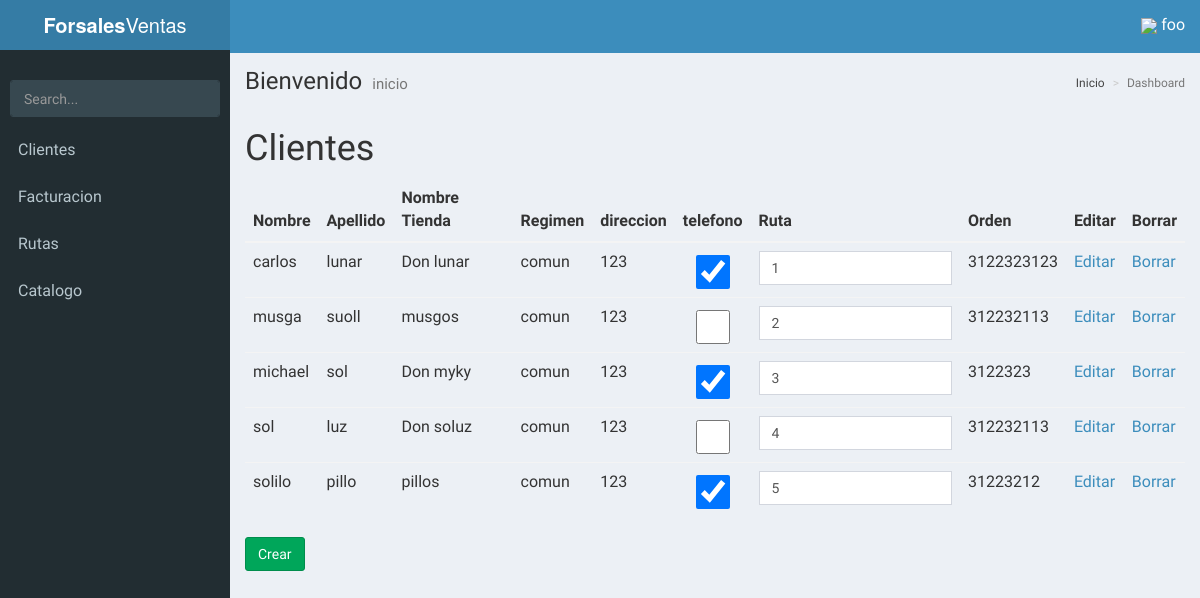
Page /clientes/ (signed in) on the committed database.
### base/models.py (models this page shows, shortened)
class cliente(models.Model):
	class Meta:
		ordering = ['orden_ruta']
	"""docstring for cliente"""
	nombre = models.CharField(max_length=10)
	apellido = models.CharField(max_length=10)
	nombre_tienda = models.CharField(max_length=10)
	regimen = models.CharField(max_length=10)
	direccion = models.CharField(max_length=10)
	telefono = models.CharField(max_length=10)
	orden_ruta = models.IntegerField()
	pos_x = models.CharField(max_length=50)
	pos_y = models.CharField(max_length=50)
	ruta_activa = models.CharField(max_length=1,default=1)

### base/views.py (the view)
# urls.py: url(r'^clientes/$', ListarCliente, name="listar_clientes"),
@login_required
def ListarCliente(request,):
	ruta_limpiada = os.environ.get('CLEAR')
	print(ruta_limpiada)
	clientes = cliente.objects.all()
	return render(request,'clientes/listar.html',{'object_list':clientes})

### base/templates/clientes/listar.html (shortened to what this page needs)
{% extends 'AdminLTE/index.html' %}
{% block content %}
	<h1>Clientes</h1>
	<table class="table">
		<thead>
			<tr>
				<th>Nombre</th>
				<th>Apellido</th>
				<th>Nombre Tienda</th>
				<th>Regimen</th>
				<th>direccion</th>
				<th>telefono</th>
				<th>Ruta</th>
				<th>Orden</th>
				<th>Editar</th>
				<th>Borrar</th>
			</tr>
		</thead>
		<tbody>
			{% for cliente in object_list %}
				<tr>
					<td>{{ cliente.nombre }}</td>
					<td>{{ cliente.apellido }}</td>
					<td>{{ cliente.nombre_tienda }}</td>
					<td>{{ cliente.regimen }}</td>
					<td>{{ cliente.direccion }}</td>
					<td>
						<input
							type="checkbox"
							data-cliente="{{cliente.id}}"
							{% if cliente.ruta_activa == '1' %}
								checked
							{% endif %}
							onclick="toggleStatus(event)"
						/>
					</td>
					<td>
						<input type="number" data-cliente="{{cliente.id}}" value="{{cliente.orden_ruta}}" onchange="setOrdenRuta(event)" />
					</td>
					<td>{{ cliente.telefono }}</td>
					<td><a href="{% url 'actualizar_cliente' cliente.pk %}">Editar</a></td>
					<td><a href="{% url 'borrar_cliente' cliente.pk %}">Borrar</a></td>
				</tr>
			{% empty %}
				<tr>
					<td>Sin cliente</td>
				</tr>
			{% endfor %}
		</tbody>
	</table>
	<a class="btn btn-success" href="{% url 'crear_cliente' %}">Crear</a>
{% endblock content %}

### base/templates/AdminLTE/index.html (shortened to what this page needs)
{% load static %}
<!DOCTYPE html>
<html>
<head>
<link rel="stylesheet" href="https://unpkg.com/bootstrap-material-design@4.0.0-beta.3/dist/css/bootstrap-material-design.min.css"
>
  <link rel="stylesheet" href="{% static 'css/AdminLTE/bootstrap/css/bootstrap.min.css' %}">
  <link rel="stylesheet" href="{% static 'css/AdminLTE/AdminLTE.min.css' %}">
  <link rel="stylesheet" href="{% static 'css/AdminLTE/skins/_all-skins.min.css' %}">
  <link rel="stylesheet" href="{% static 'css/AdminLTE/plugins/iCheck/flat/blue.css' %}">
  <link rel="stylesheet" href="{% static 'css/AdminLTE/plugins/morris/morris.css' %}">
  <link rel="stylesheet" href="{% static 'css/AdminLTE/plugins/jvectormap/jquery-jvectormap-1.2.2.css' %}">
  <link rel="stylesheet" href="{% static 'css/AdminLTE/plugins/datepicker/datepicker3.css' %}">
  <link rel="stylesheet" href="{% static 'css/AdminLTE/plugins/daterangepicker/daterangepicker.css' %}">
  <link rel="stylesheet" href="{% static 'css/AdminLTE/plugins/bootstrap-wysihtml5/bootstrap3-wysihtml5.min.css' %}">
</head>
<body class="hold-transition skin-blue sidebar-mini">
<div class="wrapper" id="vue-root">
  <header class="main-header">
    <a href="/" class="logo">
      <span class="logo-lg"><b>Forsales</b>Ventas</span>
    </a>
    <nav class="navbar navbar-static-top">
      <a href="#" class="sidebar-toggle" data-toggle="offcanvas" role="button">
      </a>
      <div class="navbar-custom-menu">
        <ul class="nav navbar-nav">
          <li class="dropdown user user-menu">
            <a href="#" class="dropdown-toggle" data-toggle="dropdown">
             <img style="width: 10%; " src="http://taxipy.com/files/caradibujo.png">
              <span class="hidden-xs">{{ request.user.username }}</span>
            </a>
          </li>
        </ul>
      </div>
    </nav>
  </header>
  <aside class="main-sidebar">
    <section class="sidebar">
      <div class="user-panel">
      </div>
      <form action="#" method="get" class="sidebar-form">
        <div class="input-group">
          <input type="text" name="q" class="form-control" placeholder="Search...">
              <span class="input-group-btn">
                <button type="submit" name="search" id="search-btn" class="btn btn-flat">
                </button>
              </span>
        </div>
      </form>
      <ul class="sidebar-menu">
      {% if request.user.is_superuser %}
        <li class="header">PANEL DE CONTROL</li>
        <li>
          <a href="{% url 'listar_productos' %}">
            <i class="fa fa-shopping-basket" aria-hidden="true"><span>Productos</span></i>
          </a>
        </li>
        <li>
          <a href="{% url 'listar_clientes' %}">
            <i class="fa fa-th"></i> <span>Clientes</span>
          </a>
        </li>
        <li>
          <a href="{% url 'listar_distribuidores' %}">
            <i class="fa fa-th"></i> <span>Distribuidores</span>
          </a>
        </li>
        <li>
          <a href="{% url 'listar_proveedores' %}">
            <i class="fa fa-th"></i> <span>Proveedores</span>
          </a>
        </li>
        <li class="treeview">
          <a href="#">
            <i class="fa fa-dashboard"></i> <span>Facturacion</span>
            <span class="pull-right-container">
              <i class="fa fa-angle-left pull-right"></i>
            </span>
          </a>
          <ul class="treeview-menu">
            <li class=""><a href="{% url 'factura' %}"><i class="fa fa-circle-o"></i> Listar</a></li>
          </ul>
           <ul class="treeview-menu">
            <li class=""><a href="{% url 'reportes' %}"><i class="fa fa-circle-o"></i> reportes</a></li>
          </ul>
        </li>
        <li class="treeview">
          <a href="#">
            <i class="fa fa-dashboard"></i> <span>Inventario</span>
            <span class="pull-right-container">
              <i class="fa fa-angle-left pull-right"></i>
            </span>
          </a>
          <ul class="treeview-menu">
            <li class=""><a href="{% url 'movimiento' %}"><i class="fa fa-circle-o"></i> Movimientos</a></li>
          </ul>
        </li>
        <li class="treeview">
          <a href="#">
            <i class="fa fa-dashboard"></i> <span>Catalogo</span>
            <span class="pull-right-container">
              <i class="fa fa-angle-left pull-right"></i>
            </span>
          </a>
          <ul class="treeview-menu">
            <li class=""><a href="{% url 'catalogos' %}"><i class="fa fa-circle-o"></i> Lista</a></li>
          </ul>
        </li>
        <li class="treeview">
          <a href="#">
            <i class="fa fa-dashboard"></i> <span>Rutas</span>
            <span class="pull-right-container">
              <i class="fa fa-angle-left pull-right"></i>
            </span>
          </a>
          <ul class="treeview-menu">
            <li class=""><a href="{% url 'rutas-mapa' %}"><i class="fa fa-circle-o"></i> Rutas</a></li>
          </ul>
        </li>
      {% else %}
        {% if request.user %}
<li>
          <a href="{% url 'listar_clientes' %}">
             <span>Clientes</span>
          </a>
        </li>
          <li class="treeview">
            <a href="#">
               <span>Facturacion</span>
            </a>
          </li>
          <li class="treeview">
            <a href="#">
               <span>Rutas</span>
            </a>
          </li>
        <li class="treeview">
          <a href="#">
             <span>Catalogo</span>
          </a>
        </li>
        {% endif %}
      {% endif %}
      </ul>
    </section>
  </aside>
  <div class="content-wrapper">
    <section class="content-header">
      <h1>
        Bienvenido
        <small>inicio</small>
      </h1>
      <ol class="breadcrumb">
        <li><a href="#"> Inicio</a></li>
        <li class="active">Dashboard</li>
      </ol>
    </section>
    <section class="content">
      {% block content %}
      {% endblock content %}
    </section>
  </div>
</div>
</body>
</html>

### base/templates/AdminLTE/index.html (style rules this page uses)
html, body { font-size: 16px !important; }
.navbar { display: inherit !important; }

### rows in the picture
cliente: nombre "carlos", apellido "lunar", nombre_tienda "Don lunar", regimen "comun", direccion "123", ruta_activa "☑", orden_ruta "1", telefono "3122323123"
cliente: nombre "musga", apellido "suoll", nombre_tienda "musgos", regimen "comun", direccion "123", orden_ruta "2", telefono "312232113"
cliente: nombre "michael", apellido "sol", nombre_tienda "Don myky", regimen "comun", direccion "123", ruta_activa "☑", orden_ruta "3", telefono "3122323"
cliente: nombre "sol", apellido "luz", nombre_tienda "Don soluz", regimen "comun", direccion "123", orden_ruta "4", telefono "312232113"
cliente: nombre "solilo", apellido "pillo", nombre_tienda "pillos", regimen "comun", direccion "123", ruta_activa "☑", orden_ruta "5", telefono "31223212"

### other values in the picture
{{ request.user.username }} "foo"
